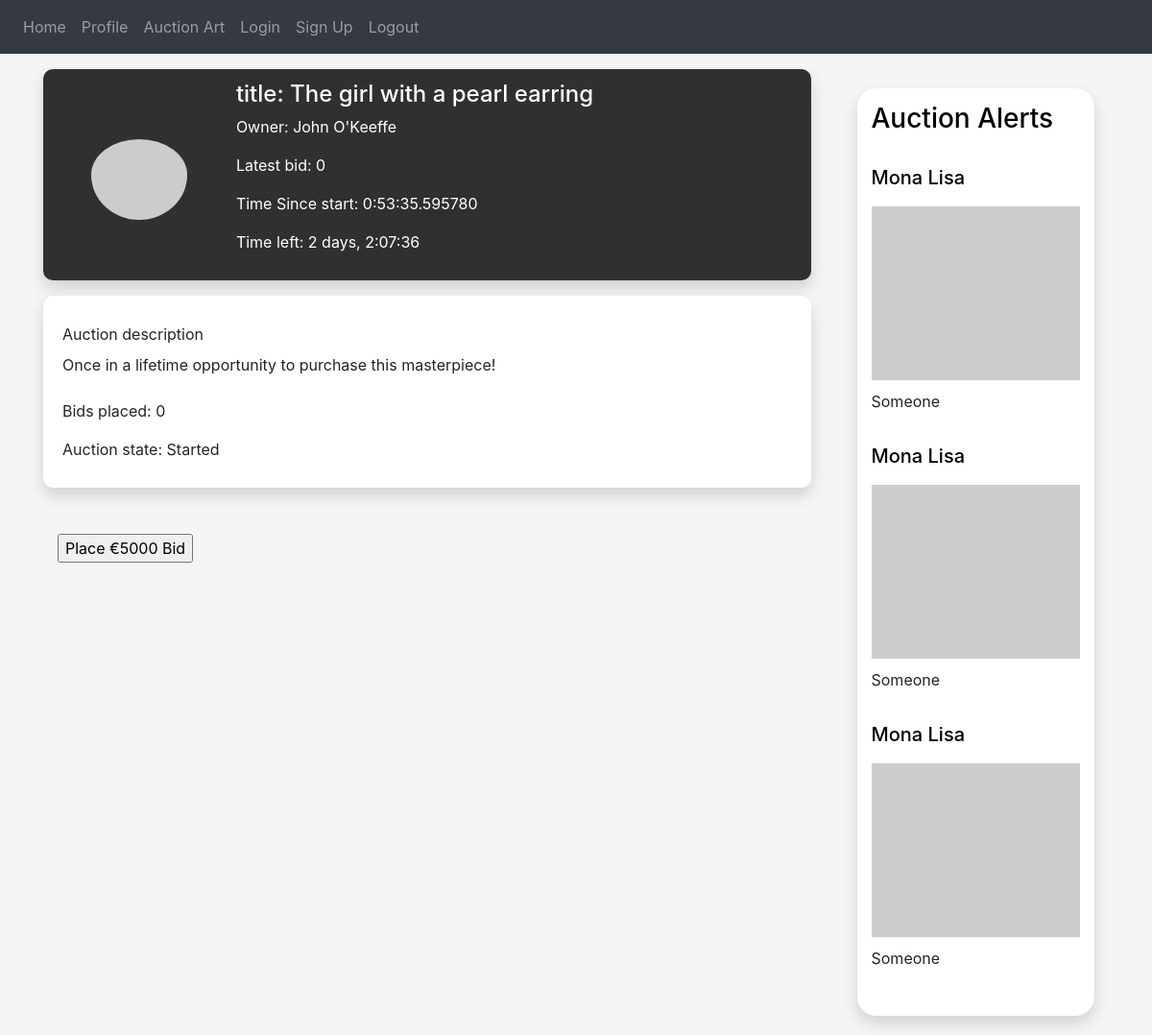
The page /auction?id=3 (signed in) on the database its author committed.
### auctionly/art/art.py (models this page shows, shortened)
class Art(db.Model):
    id = db.Column(db.Integer, primary_key=True)
    owner_id = db.Column(db.Integer, db.ForeignKey("user.id"))
    name = db.Column(db.String(150))
    description = db.Column(db.String(150))
    image = db.Column(db.String(150))
    art_category = db.Column(db.String(150))
    up_for_auction = db.Column(db.String(5))
    def get_name(self):
        return self.name

### auctionly/users/buyer.py (models this page shows, shortened)
class Buyer(User):
    """ handles the creation and fetching of a Buyer object"""

### auctionly/auction/auction.py (models this page shows, shortened)
class Auction(db.Model):
    id = db.Column(db.Integer, primary_key=True)
    end_time = db.Column(db.DateTime, nullable=False,
                         default=datetime.datetime.utcnow)
    seller_id = db.Column(db.Integer, db.ForeignKey("user.id"))
    art_id = db.Column(db.Integer, db.ForeignKey("art.id"))
    description = db.Column(db.String(150))
    starter_price = db.Column(db.String(150))
    bid_increment = db.Column(db.String(150))
    upload_time = db.Column(db.DateTime, default=datetime.datetime.utcnow)
    def get_upload_time(self):
        return self.upload_time
    def get_end_time(self):
        return self.end_time
    def get_seller_id(self):
        return self.seller_id
    def get_auction_id(self):
        return self.id
    def get_art_id(self):
        return self.art_id
    def get_auction_description(self):
        return self.description
    def get_starter_price(self):
        return self.starter_price
    def get_state(self):
        self.state = Started()
        print(self.state)
        return self.state
    def get_time_since_start(self):
        now = datetime.datetime.now()
        return now - self.get_upload_time()
    def get_time_left(self):
        time_out = self.get_end_time()
        now = datetime.datetime.now()
        if now >= time_out:
            return 0
        return time_out - now
    def get_bids(self):
        return Bid.query.filter_by(auction_id=self.get_auction_id()).all()
    def get_highest_bid(self):
        if self.get_number_of_bids() == 0:
            return None
    def get_latest_bid(self):
        highest_bid = self.get_highest_bid()
        if highest_bid is None:
            return 0
        return highest_bid.get_amount()
    def get_current_bidding_price(self):
        if len(self.get_bids()) == 0:
            return self.get_starter_price()
        latest_bid = self.get_latest_bid()
        return int(latest_bid) + int(self.get_bid_increment())
    def get_number_of_bids(self):
        return len(self.get_bids())
    def get_title(self):
        art = Art.query.filter_by(id=self.get_art_id()).one()
        return art.get_name()
    def able_to_place_bid(self, user: User):
        if (
            self.has_timed_out()
            or self.is_own_auction(user)
        ):
            return False
        return True
    def is_own_auction(self, cur_user: User):
        if str(cur_user.get_id()) == str(self.get_seller_id()):
            return True
        return False
    def has_timed_out(self):
        timed_out = self.get_end_time() <= datetime.datetime.now()
        if timed_out:
            self.state = Ended()
        return timed_out

### auctionly/views.py (the view, shortened to what this page needs)
@views.route('/auction', methods=['GET', 'POST'])
@login_required
def auction():
    user = flask_login.current_user
    user_id = user.get_id()
    auction_id = request.args.get('id')
    current_auction = Auction.query.filter_by(id=auction_id).first()
    seller_id = current_auction.get_seller_id()
    seller = User.query.filter_by(id=seller_id).first()
    bids_placed_by_user = Auction.query.filter_by(seller_id=user_id).first()
    return render_template("auction.html",
                           auction=current_auction,
                           seller=seller,
                           bid_placed=bids_placed_by_user,
                           user=user)

### auctionly/__init__.py (called while the page is built)
def create_app():
    app = Flask(__name__)
    app.config['SECRET_KEY'] = 'alkjsfkalalfks'
    app.config['SQLALCHEMY_DATABASE_URI'] = f'sqlite:///{DB_NAME}'
    db.init_app(app)
    from .views import views
    from .auth import auth
    app.register_blueprint(views, url_prefix='/')
    app.register_blueprint(auth, url_prefix='/')
    from .users.user import User
    create_database(app)
    login_manager = LoginManager()
    login_manager.login_view = 'auth.login'
    login_manager.init_app(app)
    @login_manager.user_loader
    def load_user(id):
        return User.query.get(int(id))
    return app

### auctionly/auction/auction_state.py (called while the page is built)
    def __str__(self):
        return "Started"

### auctionly/users/user.py (called while the page is built)
    def get_full_name(self):
        return self.first_name + " " + self.last_name

### auctionly/templates/auction.html (shortened to what this page needs)
{% extends "base.html" %} {% block title %}Auction{% endblock %} {% block content %}
<!DOCTYPE html>
<html lang="en">
<head>
    <link href="../static/css/profile-style.css" rel="stylesheet">
</head>
<div class="container mt-3">
    <div class="main-page">
        <div class="row">
            <div class="col-lg-9 pr-5">
                <div class="row card-profile">
                    <div class="col-3 d-flex justify-content-center align-items-center">
                        <img src="https://picsum.photos/600/500" class="img-circle" style="padding-top: 10px; align-items: center;">
                    </div>
                    <div class="col-6 pl-3 d-flex justify-content-center align-items-start flex-column">
                        <div class="row">
                            <h4 class="user-name"> title: {{auction.get_title()}} </h4>
                        </div>
                        <div class="row">
                            <p class="user-profession"> Owner: {{seller.get_full_name()}} </p>
                        </div>
                        <div class="row">
                            <p class="user-connections"> Latest bid: {{auction.get_latest_bid()}} </p>
                        </div>
                        <div class="row">
                            <p class="user-connections"> Time Since start: {{auction.get_time_since_start()}} </p>
                        </div>
                        <div class="row">
                            <p class="user-connections"> Time left: {{auction.get_time_left()}}
                        </div>
                    </div>
                </div>
                <div class="row h-22 mt-3">
                    <div class="card-about">
                        <div class="col">
                            <div class="row mt-2">
                                <h8 class="mb-2" style="bold">Auction description</h8>
                            </div>
                            <div class="row">
                                <p style="">{{auction.get_auction_description()}}</p>
                            </div>
                            <div class="row mt-2">
                                <h8 class="mb-2" style="bold">Bids placed: {{auction.get_number_of_bids()}}</h8>
                            </div>
                            <div class="row mt-2">
                                <h8 class="mb-2" style="bold">Auction state: {{auction.get_state()}}</h8>
                            </div>
                        </div>
                    </div>
                </div>
                <br><br> {% if auction.able_to_place_bid(user): %}
                <form method="POST">
                    <input type="submit" name="auction_action" value="Place €{{auction.get_current_bidding_price()}} Bid" />
                </form>
                {% elif auction.has_user_won_auction(user): %}
                <h8 class="mb-2" style="bold">This auction has ended. Claim art below. </h8>
                <form method="POST">
                    <input type="submit" name='claim_art' value="Claim Art" />
                </form>
                {% elif auction.is_own_auction(user): %}
                <form method="POST">
                    <input type="submit" name="auction_action" value="Edit Auction" />
                </form>
                {% endif %}
            </div>
            <div class="col-lg-3 display: flex">
                <div class="auctions-card">
                    <h3><a style="color: #000000; text-decoration: none;" type="submit" name="view">Auction Alerts</a></h3>
                    <br>
                    <div class="media">
                        <div class="media-body">
                            <h5><a style="color: #000000; text-decoration: none;" type="submit" name="view">Mona Lisa</a></h5>
                            <img src="https://picsum.photos/600/500" class="img-fluid center-small" style="padding-top: 10px; align-items: center;">
                            <h7><a style="text-decoration: none; padding-top: 10px;" type="submit" name="view">Someone</a></h7>
                        </div>
                    </div>
                    <div class="media">
                        <div class="media-body">
                            <h5><a style="color: #000000; text-decoration: none;" type="submit" name="view">Mona Lisa</a></h5>
                            <img src="https://picsum.photos/600/500" class="img-fluid center-small" style="padding-top: 10px; align-items: center;">
                            <h7><a style="text-decoration: none; padding-top: 10px;" type="submit" name="view">Someone</a></h7>
                        </div>
                    </div>
                    <div class="media">
                        <div class="media-body">
                            <h5><a style="color: #000000; text-decoration: none;" type="submit" name="view">Mona Lisa</a></h5>
                            <img src="https://picsum.photos/600/500" class="img-fluid center-small" style="padding-top: 10px; align-items: center;">
                            <h7><a style="text-decoration: none; padding-top: 10px;" type="submit" name="view">Someone</a></h7>
                        </div>
                    </div>
                </div>
            </div>
        </div>
    </div>
</div>
</body>
</html>
{% endblock %}

### auctionly/static/css/profile-style.css (style rules this page uses)
body { background-color: #f5f5f5f5; }
html { overflow-y: overlay; }
.card-profile { background: -webkit-linear-gradient(top left, #303030, #303030); box-shadow: 0px 8px 16px rgba(0, 0, 0, 0.15); border-radius: 10px; height: 220px; color: #ffffff; }
.img-circle { border-radius: 50%; max-height: 100px; max-width: 100px; }
.card-about { background-color: #ffffff; box-shadow: 0px 8px 16px rgba(0, 0, 0, 0.15); border-radius: 10px; width: 100%; padding: 20px; }
.row { display: flex; }
.auctions-card { padding: 15px; border-radius: 20px; box-shadow: 0px 8px 16px rgba(0, 0, 0, 0.15); background-color: white; display: flex; justify-content: center; flex-direction: column; flex-wrap: wrap; margin-top: 20px; margin-bottom: 20px; }
.center-small { display: block; margin-left: auto; margin-right: auto; width: 100%; }

### rows shown on the page
Art: get_title "The girl with a pearl earring"
Buyer: get_full_name "John O'Keeffe"
Auction: get_time_since_start "0:53:35.595780", get_time_left "2 days, 2:07:36", get_auction_description "Once in a lifetime opportunity to purchase this masterpiece!", auction_action "Place €5000 Bid"

### other values the page prints
{{ auction.get_latest_bid() }} "0"
{{ auction.get_number_of_bids() }} "0"
{{ auction.get_state() }} "Started"
